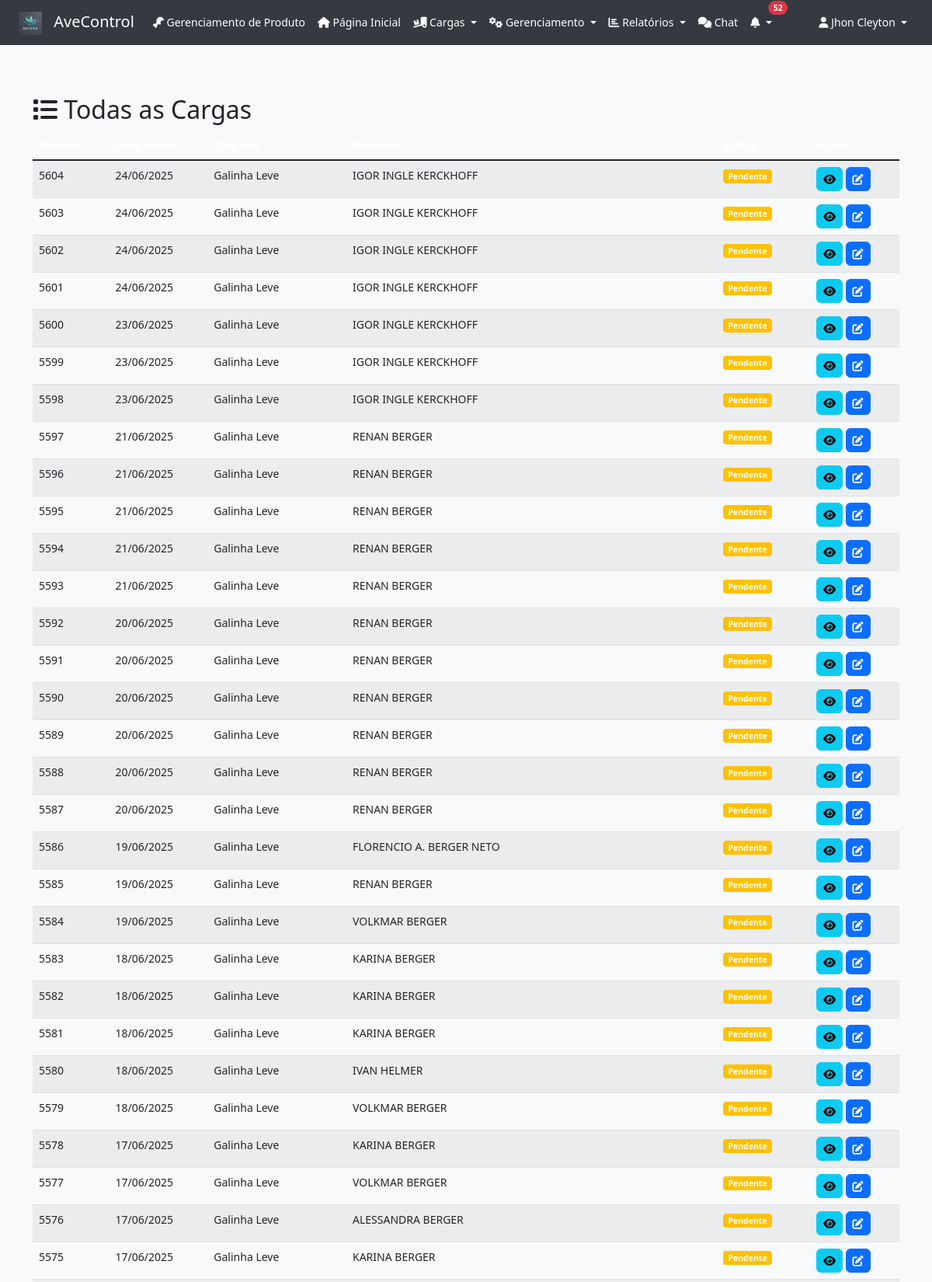
Screenshot of /cargas/todas_cargas (signed in, upper part) with the database file from the repository.
### models/usuario.py (models this page shows, shortened)
class Usuario(UserMixin, db.Model):
    __tablename__ = 'usuarios'
    id = db.Column(db.Integer, primary_key=True)
    nome = db.Column(db.String(100), nullable=False)
    usuario = db.Column(db.String(50), unique=True, nullable=False)
    email = db.Column(db.String(120), unique=True, nullable=False)
    senha_hash = db.Column(db.String(256), nullable=False)
    tipo = db.Column(db.String(20), nullable=False, default=TipoUsuario.BALANCA.value)
    ativo = db.Column(db.Boolean, default=True)
    data_criacao = db.Column(db.DateTime, default=datetime.now(UTC))
    ultimo_acesso = db.Column(db.DateTime)
    tema = db.Column(db.String(20), default='claro')
    notif_email = db.Column(db.Boolean, default=True)
    reset_password_token = db.Column(db.String(100), unique=True)
    reset_password_expires = db.Column(db.DateTime)
    perfil_chat = db.relationship('PerfilChat', uselist=False, back_populates='usuario', cascade='all, delete-orphan')
    historicos_carga = db.relationship('HistoricoCarga', back_populates='usuario', cascade='all, delete-orphan')
    @property
    def usuario(self):
        return self.nome
    def delete(self):
        """Método personalizado para excluir usuário e suas relações"""
        try:
            from models.mensagem import LeituraMensagem
            LeituraMensagem.query.filter_by(usuario_id=self.id).delete(synchronize_session=False)
            db.session.delete(self)
            db.session.commit()
        except Exception as e:
            db.session.rollback()
            raise e

### models/carga.py (models this page shows, shortened)
class Carga(db.Model):
    __tablename__ = 'cargas'
    STATUS_PENDENTE = 'pendente'
    STATUS_EM_ANDAMENTO = 'em andamento'
    STATUS_CONCLUIDA = 'concluida'
    STATUS_CANCELADA = 'cancelada'
    STATUS_INCOMPLETA = 'incompleta'
    STATUS_NOTA_PENDENTE = 'pendente'
    STATUS_NOTA_APROVADO = 'aprovado'
    STATUS_NOTA_AUTORIZADO = 'autorizado'
    id = db.Column(db.Integer, primary_key=True)
    numero_carga = db.Column(db.String(50), unique=True, nullable=False)
    tipo_ave = db.Column(db.String(50), nullable=False)
    quantidade_cargas = db.Column(db.Integer, nullable=False)
    ordem_carga = db.Column(db.String(10), nullable=False)
    data_abate = db.Column(db.Date, nullable=False)
    dia_semana = db.Column(db.String(20))
    agenciador = db.Column(db.String(100))
    motorista = db.Column(db.String(100))
    motorista_outro = db.Column(db.String(100))
    transportadora = db.Column(db.String(100))
    placa_veiculo = db.Column(db.String(20))
    km_saida = db.Column(db.Float, default=0)
    km_chegada = db.Column(db.Float, default=0)
    km_rodados = db.Column(db.Float, default=0)
    valor_km = db.Column(db.Float, default=0)
    valor_frete = db.Column(db.Float, default=0)
    status_frete = db.Column(db.String(50))
    _status = db.Column(db.String(50), default=STATUS_PENDENTE)
    nota_aprovada = db.Column(db.Boolean, default=False)
    nota_autorizada = db.Column(db.Boolean, default=False)
    status_atualizado_em = db.Column(db.DateTime)
    status_atualizado_por_id = db.Column(db.Integer, db.ForeignKey('usuarios.id'))
    status_atualizado_por = db.relationship('Usuario', foreign_keys=[status_atualizado_por_id])
    caixas_vazias = db.Column(db.Integer, default=0)
    quantidade_caixas = db.Column(db.Integer, default=0)
    produtor = db.Column(db.String(100))
    uf_produtor = db.Column(db.String(2))
    numero_nfe = db.Column(db.String(50))
    data_nfe = db.Column(db.Date)
    numero_gta = db.Column(db.String(50))
    data_gta = db.Column(db.Date)
    peso_granja = db.Column(db.Float, default=0)
    peso_frigorifico = db.Column(db.Float, default=0)
    percentual_quebra = db.Column(db.Float, default=0)
    quebra_peso = db.Column(db.Float, default=0)
    motivo_alta_quebra = db.Column(db.Text)
    pedagios = db.Column(db.Float, default=0)
    outras_despesas = db.Column(db.Float, default=0)
    abastecimento_empresa = db.Column(db.Float, default=0)
    abastecimento_posto = db.Column(db.Float, default=0)
    adiantamento = db.Column(db.Float, default=0)
    valor_pagar = db.Column(db.Float, default=0)
    aprovado_por_id = db.Column(db.Integer, db.ForeignKey('usuarios.id'))
    aprovado_em = db.Column(db.DateTime)
    autorizado_por_id = db.Column(db.Integer, db.ForeignKey('usuarios.id'))
    autorizado_em = db.Column(db.DateTime)
    assinatura_autorizacao = db.Column(db.String(500))
    status_balanca = db.Column(db.String(20), default='pendente')  # pendente, em_verificacao, aprovado
    status_producao = db.Column(db.String(20), default='pendente')  # pendente, em_verificacao, aprovado
    status_fechamento = db.Column(db.String(20), default='pendente')  # pendente, em_verificacao, aprovado
    motivo_verificacao_balanca = db.Column(db.Text)
    motivo_verificacao_producao = db.Column(db.Text)
    motivo_verificacao_fechamento = db.Column(db.Text)
    data_verificacao_balanca = db.Column(db.DateTime)
    data_verificacao_producao = db.Column(db.DateTime)
    data_verificacao_fechamento = db.Column(db.DateTime)
    verificado_por_balanca_id = db.Column(db.Integer, db.ForeignKey('usuarios.id', name='fk_verificado_por_balanca'))
    verificado_por_producao_id = db.Column(db.Integer, db.ForeignKey('usuarios.id', name='fk_verificado_por_producao'))
    verificado_por_fechamento_id = db.Column(db.Integer, db.ForeignKey('usuarios.id', name='fk_verificado_por_fechamento'))
    verificado_por_balanca = db.relationship('Usuario', foreign_keys=[verificado_por_balanca_id])
    verificado_por_producao = db.relationship('Usuario', foreign_keys=[verificado_por_producao_id])
    verificado_por_fechamento = db.relationship('Usuario', foreign_keys=[verificado_por_fechamento_id])
    criado_em = db.Column(db.DateTime, default=datetime.now(UTC))
    atualizado_em = db.Column(db.DateTime, default=datetime.now(UTC), onupdate=datetime.now(UTC))
    criado_por_id = db.Column(db.Integer, db.ForeignKey('usuarios.id'))
    atualizado_por_id = db.Column(db.Integer, db.ForeignKey('usuarios.id'))
    criado_por = db.relationship('Usuario', foreign_keys=[criado_por_id])
    atualizado_por = db.relationship('Usuario', foreign_keys=[atualizado_por_id])
    aprovado_por = db.relationship('Usuario', foreign_keys=[aprovado_por_id], backref='cargas_aprovadas')
    autorizado_por = db.relationship('Usuario', foreign_keys=[autorizado_por_id], backref='cargas_autorizadas')
    subcargas = db.relationship('SubCarga', backref='carga', lazy=True)
    producoes = db.relationship('Producao', backref='carga', lazy=True)
    fechamento = db.relationship('Fechamento', back_populates='carga', uselist=False)
    custo_ave = db.relationship('CustoAve', back_populates='carga', uselist=False)
    historicos = db.relationship('HistoricoCarga', back_populates='carga', cascade='all, delete-orphan')
    @property
    def status(self):
        return self._status
    @property
    def status_nota(self):
        if self.nota_autorizada:
            return self.STATUS_NOTA_AUTORIZADO
        elif self.nota_aprovada:
            return self.STATUS_NOTA_APROVADO
        else:
            return self.STATUS_NOTA_PENDENTE

### routes/cargas.py (the view)
@cargas.route('/todas_cargas')
@login_required
def todas_cargas():
    cargas = Carga.query.order_by(Carga.criado_em.desc()).all()
    return render_template('cargas/todas_cargas.html', cargas=cargas)

### routes/cargas.py (called while the page is built)
@cargas.before_request
def before_request():
    if request.endpoint in ['cargas.salvar_fechamento', 'cargas.salvar_producao']:
        csrf.protect()
    elif request.endpoint == 'cargas.carregar_veiculos' and request.method == 'GET':
        return  # Não exigir CSRF para GET de veículos

### templates/cargas/todas_cargas.html (shortened to what this page needs)
{% extends "base.html" %}
{% block content %}
<div class="container mt-4">
    <h2>
        <i class="fas fa-list"></i> Todas as Cargas
    </h2>
    {% if cargas %}
    <div class="table-responsive">
        <table class="table table-striped table-hover">
            <thead class="table-dark">
                <tr>
                    <th>Número</th>
                    <th>Data Abate</th>
                    <th>Tipo Ave</th>
                    <th>Produtor</th>
                    <th>Status</th>
                    <th>Ações</th>
                </tr>
            </thead>
            <tbody>
                {% for carga in cargas %}
                <tr>
                    <td>{{ carga.numero_carga }}</td>
                    <td>{{ carga.data_abate.strftime('%d/%m/%Y') if carga.data_abate }}</td>
                    <td>{{ carga.tipo_ave }}</td>
                    <td>{{ carga.produtor }}</td>
                    <td>
                        <span class="badge {% if carga.status == 'completo' %}bg-success{% else %}bg-warning{% endif %}">
                            {{ carga.status|title }}
                        </span>
                    </td>
                    <td>
                        <a href="{{ url_for('cargas.visualizar_carga', id=carga.id) }}" class="btn btn-info btn-sm">
                            <i class="fas fa-eye"></i>
                        </a>
                        <a href="{{ url_for('cargas.editar_carga', id=carga.id) }}" class="btn btn-primary btn-sm">
                            <i class="fas fa-edit"></i>
                        </a>
                    </td>
                </tr>
                {% endfor %}
            </tbody>
        </table>
    </div>
    {% else %}
    <div class="alert alert-info">
        <i class="fas fa-info-circle"></i> Não há cargas registradas no momento.
    </div>
    {% endif %}
</div>
{% endblock %}

### templates/base.html (shortened to what this page needs)
<!DOCTYPE html>
<html lang="pt-br">
<head>
    <link href="https://cdn.jsdelivr.net/npm/bootstrap@5.1.3/dist/css/bootstrap.min.css" rel="stylesheet">
    <link rel="stylesheet" href="https://cdnjs.cloudflare.com/ajax/libs/font-awesome/6.0.0/css/all.min.css">
    <link rel="stylesheet" href="https://cdn.jsdelivr.net/npm/sweetalert2@11/dist/sweetalert2.min.css">
    <link href="https://cdnjs.cloudflare.com/ajax/libs/toastr.js/latest/toastr.min.css" rel="stylesheet">
</head>
<body data-theme="{{ current_user.tema if current_user.is_authenticated else 'claro' }}">
    <nav class="navbar navbar-expand-lg navbar-dark bg-dark">
        <div class="container-fluid px-3 px-sm-4">
            <a class="navbar-brand" href="{{ url_for('auth.index') }}">
                <img src="{{ url_for('static', filename='logo2.png') }}" alt="AveControl Logo" style="height: 30px; margin-right: 10px;">
                AveControl
            </a>
            <div class="collapse navbar-collapse" id="navbarNav">
                <ul class="navbar-nav me-auto">
    {% if current_user.is_authenticated %}
    <li class="nav-item">
        <a class="nav-link" href="{{ url_for('gerenciamento_produto.gerenciamento_produto') }}">
            <i class="fas fa-drumstick-bite"></i> Gerenciamento de Produto
        </a>
    </li>
    {% endif %}
                    {% if current_user.is_authenticated %}
                        <li class="nav-item">
                            <a class="nav-link" href="http://91.108.126.1" target="_blank">
                                <i class="fas fa-home"></i> Página Inicial
                            </a>
                        </li>
                        <li class="nav-item dropdown">
                            <a class="nav-link dropdown-toggle" href="#" id="cargasDropdown" role="button" data-bs-toggle="dropdown" aria-expanded="false">
                                <i class="fas fa-truck-loading"></i> Cargas
                            </a>
                        </li>
                        {% if current_user.tipo == 'gerente' %}
                        <li class="nav-item dropdown">
                            <a class="nav-link dropdown-toggle" href="#" id="gerenciamentoDropdown" role="button" data-bs-toggle="dropdown" aria-expanded="false">
                                <i class="fas fa-cogs"></i> Gerenciamento
                            </a>
                        </li>
                        {% endif %}
                        <li class="nav-item dropdown">
                            <a class="nav-link dropdown-toggle" href="#" id="relatoriosDropdown" role="button" data-bs-toggle="dropdown" aria-expanded="false">
                                <i class="fas fa-chart-bar"></i> Relatórios
                            </a>
                        </li>
                        <li class="nav-item">
                            <a class="nav-link position-relative" href="{{ url_for('chat.index') }}">
                                <i class="fas fa-comments"></i> Chat
                            </a>
                        </li>
                        <li class="nav-item dropdown">
                            <a class="nav-link dropdown-toggle position-relative" href="#" id="notificacoesDropdown" role="button" data-bs-toggle="dropdown" aria-expanded="false">
                                <i class="fas fa-bell"></i>
                                <span id="notificacoes-badge" class="badge rounded-pill bg-danger position-absolute top-0 start-100 translate-middle"></span>
                            </a>
                        </li>
                    {% endif %}
                </ul>
                {% if current_user.is_authenticated %}
                <ul class="navbar-nav">
                    <li class="nav-item dropdown">
                        <a class="nav-link dropdown-toggle" href="#" id="userDropdown" role="button" data-bs-toggle="dropdown" aria-expanded="false">
                            <i class="fas fa-user"></i> {{ current_user.nome }}
                        </a>
                    </li>
                </ul>
                {% endif %}
            </div>
        </div>
    </nav>
    <div class="container-fluid mt-4">
        {% block content %}{% endblock %}
    </div>
</body>
</html>

### templates/base.html (style rules this page uses)
:root { --body-bg: #f8f9fa; --text-color: #212529; --card-bg: #ffffff; --card-header-bg: #f8f9fa; --navbar-bg: #343a40; --navbar-text: #ffffff; --link-color: #0d6efd; --border-color: rgba(0,0,0,0.1); --input-bg: #ffffff; --input-text: #212529; }
body { font-size: 14px; line-height: 1.5; min-height: 100vh; display: flex; flex-direction: column; background-color: var(--body-bg); color: var(--text-color); }
a { color: var(--link-color); }
.navbar { background-color: var(--navbar-bg) !important; }
.navbar-dark .navbar-nav .nav-link { color: var(--navbar-text); }
.table-responsive { -webkit-overflow-scrolling: touch; margin: 0; }
.table { margin-bottom: 0; }
.table th { background-color: var(--card-header-bg); font-weight: 600; }
.btn { font-weight: 500; border-radius: 6px; }
.badge { font-size: 0.75em; padding: 0.35em 0.65em; }
.position-absolute.top-0.start-100.translate-middle { transform: translate(-50%, -50%); }

### rows the page displays
Usuario: nome "Jhon Cleyton"
Carga: numero_carga "5604", data_abate "24/06/2025", tipo_ave "Galinha Leve", produtor "IGOR INGLE KERCKHOFF", status "Pendente"
Carga: numero_carga "5603", data_abate "24/06/2025", tipo_ave "Galinha Leve", produtor "IGOR INGLE KERCKHOFF", status "Pendente"
Carga: numero_carga "5602", data_abate "24/06/2025", tipo_ave "Galinha Leve", produtor "IGOR INGLE KERCKHOFF", status "Pendente"
Carga: numero_carga "5601", data_abate "24/06/2025", tipo_ave "Galinha Leve", produtor "IGOR INGLE KERCKHOFF", status "Pendente"
Carga: numero_carga "5600", data_abate "23/06/2025", tipo_ave "Galinha Leve", produtor "IGOR INGLE KERCKHOFF", status "Pendente"
Carga: numero_carga "5599", data_abate "23/06/2025", tipo_ave "Galinha Leve", produtor "IGOR INGLE KERCKHOFF", status "Pendente"
Carga: numero_carga "5598", data_abate "23/06/2025", tipo_ave "Galinha Leve", produtor "IGOR INGLE KERCKHOFF", status "Pendente"
Carga: numero_carga "5597", data_abate "21/06/2025", tipo_ave "Galinha Leve", produtor "RENAN BERGER", status "Pendente"
Carga: numero_carga "5596", data_abate "21/06/2025", tipo_ave "Galinha Leve", produtor "RENAN BERGER", status "Pendente"
Carga: numero_carga "5595", data_abate "21/06/2025", tipo_ave "Galinha Leve", produtor "RENAN BERGER", status "Pendente"
Carga: numero_carga "5594", data_abate "21/06/2025", tipo_ave "Galinha Leve", produtor "RENAN BERGER", status "Pendente"
Carga: numero_carga "5593", data_abate "21/06/2025", tipo_ave "Galinha Leve", produtor "RENAN BERGER", status "Pendente"
Carga: numero_carga "5592", data_abate "20/06/2025", tipo_ave "Galinha Leve", produtor "RENAN BERGER", status "Pendente"
Carga: numero_carga "5591", data_abate "20/06/2025", tipo_ave "Galinha Leve", produtor "RENAN BERGER", status "Pendente"
Carga: numero_carga "5590", data_abate "20/06/2025", tipo_ave "Galinha Leve", produtor "RENAN BERGER", status "Pendente"
Carga: numero_carga "5589", data_abate "20/06/2025", tipo_ave "Galinha Leve", produtor "RENAN BERGER", status "Pendente"
Carga: numero_carga "5588", data_abate "20/06/2025", tipo_ave "Galinha Leve", produtor "RENAN BERGER", status "Pendente"
Carga: numero_carga "5587", data_abate "20/06/2025", tipo_ave "Galinha Leve", produtor "RENAN BERGER", status "Pendente"
Carga: numero_carga "5586", data_abate "19/06/2025", tipo_ave "Galinha Leve", produtor "FLORENCIO A. BERGER NETO", status "Pendente"
Carga: numero_carga "5585", data_abate "19/06/2025", tipo_ave "Galinha Leve", produtor "RENAN BERGER", status "Pendente"
Carga: numero_carga "5584", data_abate "19/06/2025", tipo_ave "Galinha Leve", produtor "VOLKMAR BERGER", status "Pendente"
Carga: numero_carga "5583", data_abate "18/06/2025", tipo_ave "Galinha Leve", produtor "KARINA BERGER", status "Pendente"
Carga: numero_carga "5582", data_abate "18/06/2025", tipo_ave "Galinha Leve", produtor "KARINA BERGER", status "Pendente"
Carga: numero_carga "5581", data_abate "18/06/2025", tipo_ave "Galinha Leve", produtor "KARINA BERGER", status "Pendente"
Carga: numero_carga "5580", data_abate "18/06/2025", tipo_ave "Galinha Leve", produtor "IVAN HELMER", status "Pendente"
Carga: numero_carga "5579", data_abate "18/06/2025", tipo_ave "Galinha Leve", produtor "VOLKMAR BERGER", status "Pendente"
Carga: numero_carga "5578", data_abate "17/06/2025", tipo_ave "Galinha Leve", produtor "KARINA BERGER", status "Pendente"
Carga: numero_carga "5577", data_abate "17/06/2025", tipo_ave "Galinha Leve", produtor "VOLKMAR BERGER", status "Pendente"
Carga: numero_carga "5576", data_abate "17/06/2025", tipo_ave "Galinha Leve", produtor "ALESSANDRA BERGER", status "Pendente"
Carga: numero_carga "5575", data_abate "17/06/2025", tipo_ave "Galinha Leve", produtor "KARINA BERGER", status "Pendente"
